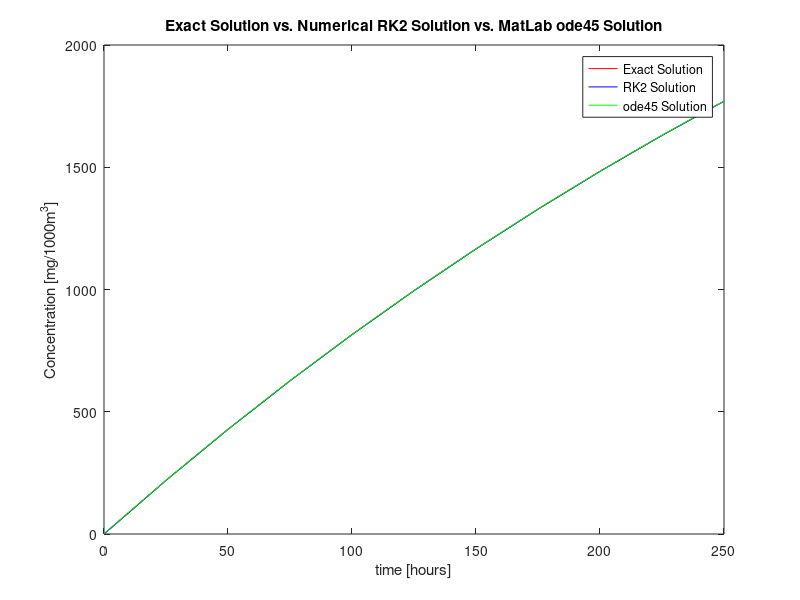

This figure's MATLAB source:
function [t,y,yp] = rk2b %PRO VELKE LAMBDA EXPLICITNI METODA HAVARUJE, NEBOT musi platit podminka: tau < 2/lambda...
format long

order = 2;
a = 1; %zadani koeficientu a
f = @(t,y) 9-0.002*y;
cas = [0 250];
N=10;
y0=0; %poc. podminka

tau = (cas(2)-cas(1))/N;
t=cas(1):tau:cas(2);

y = zeros(1,N+1);
y(1)=y0;
b = 1/(2*a);
k = zeros(1,order);

for n=1:N
    k(1)=f(t(n),y(n));
    k(2)=f(t(n)+tau*a,y(n)+tau*a*k(1));
    
    y(n+1)=y(n)+tau*((1-b)*k(1)+b*k(2));
end

yp = 4500*(1-exp(-0.002*t)); %presne reseni
[tMatLab,yMatLab] = ode45(f, cas, y0);



y', yp' %vypis vysledku
maxChyba=max(abs(yp-y)) %chyba v reseni

%zachrana zivota v nadrzi: y(t) = 1; t=? -> t=0.111123459hod = 6min 40sec (urceno z presneho reseni)

 plot(t,yp,'r'),hold on;
 plot(t,y,'b'), hold on;
 plot(tMatLab,yMatLab,'g'), hold on;
 
 title('Exact Solution vs. Numerical RK2 Solution vs. MatLab ode45 Solution');
xlabel('time [hours]'); ylabel('Concentration [mg/1000m^3]');
legend('Exact Solution','RK2 Solution','ode45 Solution');hold on